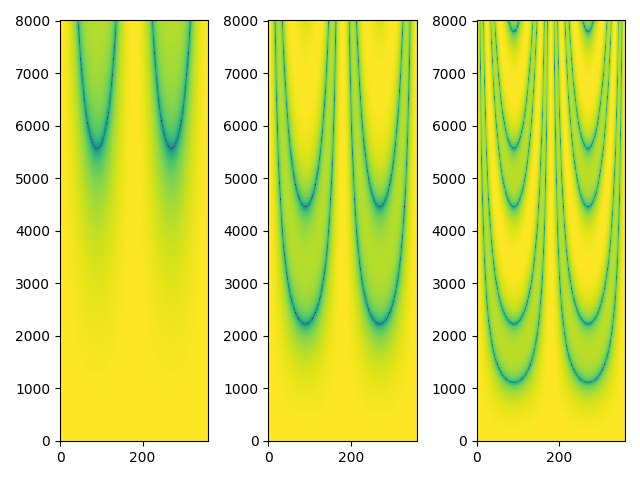

Write Python code to recreate this figure.
import numpy as np
import matplotlib.pyplot as plt
from q03 import array_manifold_vector
from q08 import beam_pattern, F

fs = 16000
M = 3
c = 334
ds = [0.02, 0.05, 0.1]
fig, ax = plt.subplots(1, 3)

for i, d in enumerate(ds):
    # ステアリングベクトル
    w = np.zeros((F, M), dtype=complex)
    for f in range(F):
        a_w = array_manifold_vector(p, 0, f)
        w[f, :] = np.conj(a_w) / M

    # 直線状アレイ
    p = np.array([[-d, 0, 0], [0, 0, 0], [d, 0, 0]])

    ax[i].pcolormesh(*beam_pattern(w, p, fs))

plt.tight_layout()
plt.savefig("./skotsugi/chapter05/q09.png")
